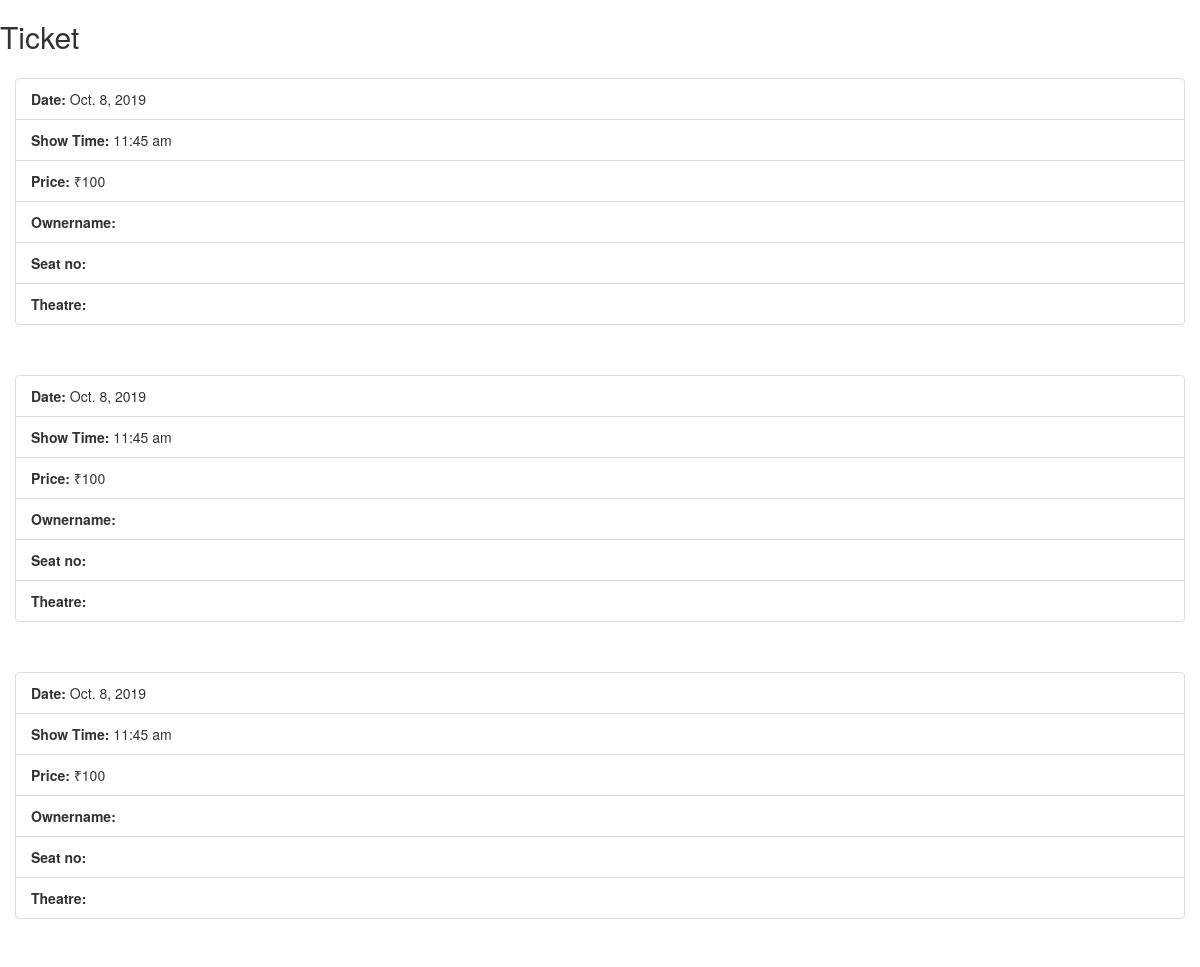
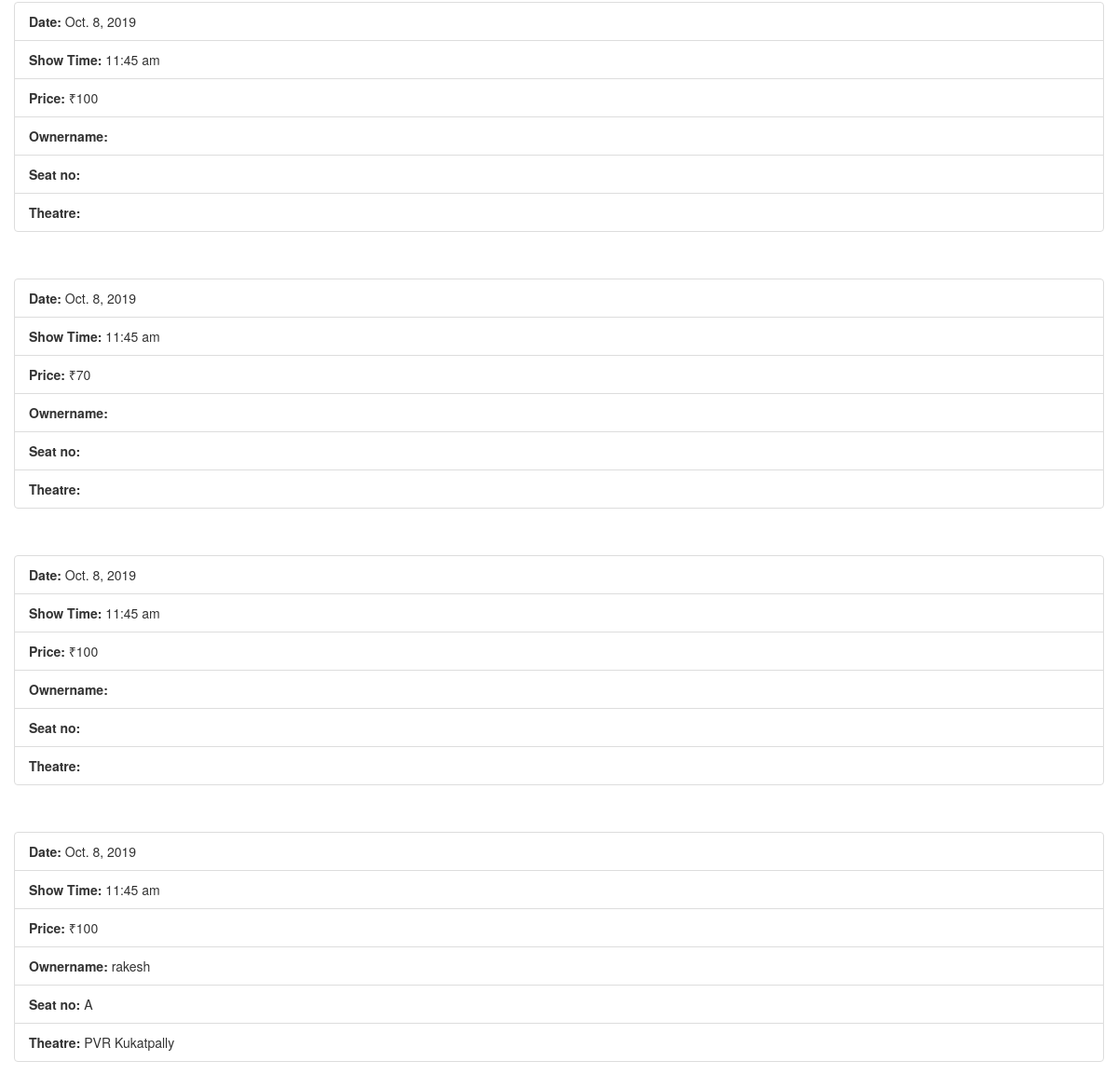
The app's page /tk with its own data (2 pictures, top to bottom).
### tktapp/models.py (models this page shows, shortened)
class Booking(models.Model):
    Type = (
        ('11:45 am','11:45 am'),
        ('2:45 pm','2:45 pm'),
        ('6:45 pm','6:45 pm'),
        ('9:45 pm','9:45 pm')
    )
    Rate = (
        ('₹100','₹100'),
        ('₹70','₹70')
    )
    CHOICES = (
        ('₹100', (
            ('A','A'),
            ('B','B'),
            ('C','C'),
            ('D','D'),
        )),
        ('₹70', (
            ('F','F'),
            ('G','G'),
            ('H','H'),
        ))
    )
    date = models.DateField(help_text='dd/mm/yyyy')
    showtime = models.CharField(max_length=30,choices=Type)
    ticketprice = models.CharField(max_length=30,choices=Rate)
    screen = models.CharField(max_length=30)
    theatre = models.CharField(max_length=30)
    movie = models.CharField(max_length=30)
    mobile = models.CharField(max_length=30)
    name = models.CharField(max_length=30)
    select_seat = models.CharField(max_length=30,choices=CHOICES)

### tktapp/views.py (the view)
# urls.py: path('tk',views.ticket)
def ticket(request):
    tick = Booking.objects.all()
    return render(request,"blist.html",{'form':tick})

### tktapp/templates/blist.html (shortened to what this page needs)
<!DOCTYPE html>
<html lang="en">
<head>
</head>
<link rel="stylesheet" href="https://maxcdn.bootstrapcdn.com/bootstrap/3.4.0/css/bootstrap.min.css">
<h2>Ticket</h2>
{% for pl in form %}
<div class="modal-body">
    <ul class="list-group list-group-flush">
        <li class="list-group-item"><b>Date:</b> {{pl.date}}</li>
        <li class="list-group-item"><b>Show Time:</b> {{pl.showtime}}</li>
        <li class="list-group-item"><b>Price:</b> {{pl.ticketprice}}</li>
        <li class="list-group-item"><b>Ownername:</b> {{pl.name}}</li>
        <li class="list-group-item"><b>Seat no:</b> {{pl.select_seat}}</li>
        <li class="list-group-item"><b>Theatre:</b> {{pl.theatre}}</li>
    </ul>
</div>
{%endfor%}
</html>

### records on screen
Booking: date "Oct. 8, 2019", showtime "11:45 am", ticketprice "₹100"
Booking: date "Oct. 8, 2019", showtime "11:45 am", ticketprice "₹100"
Booking: date "Oct. 8, 2019", showtime "11:45 am", ticketprice "₹100"
Booking: date "Oct. 8, 2019", showtime "11:45 am", ticketprice "₹100"
Booking: date "Oct. 8, 2019", showtime "11:45 am", ticketprice "₹70"
Booking: date "Oct. 8, 2019", showtime "11:45 am", ticketprice "₹100"
Booking: date "Oct. 8, 2019", showtime "11:45 am", ticketprice "₹100", name "rakesh", select_seat "A", theatre "PVR Kukatpally"
